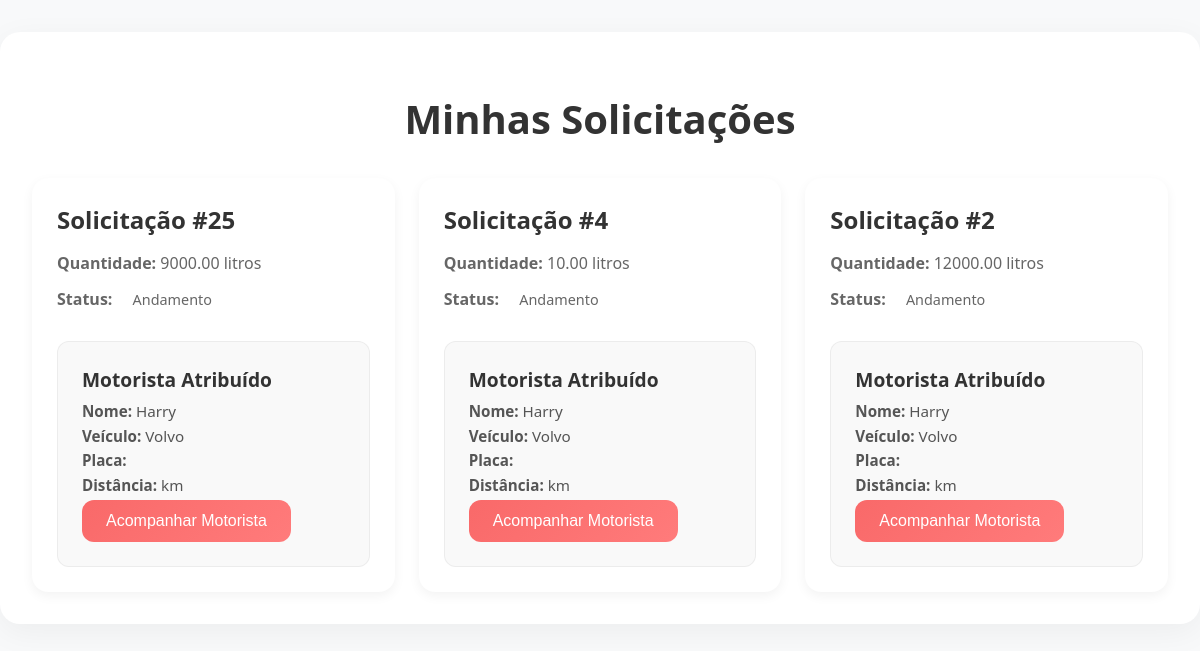
The page /motoristas/teste.php (signed in) on the database its author committed.
### tables this page shows
CREATE TABLE IF NOT EXISTS `pedidos` (
  `id` int NOT NULL AUTO_INCREMENT,
  `id_cliente` int NOT NULL,
  `id_motorista` int DEFAULT NULL,
  `quantidade` decimal(10,2) NOT NULL,
  `prioridade` enum('urgente','agendado') NOT NULL,
  `status` enum('pendente','andamento','concluido','cancelado') DEFAULT 'pendente',
  `data_pedido` datetime DEFAULT CURRENT_TIMESTAMP,
  `data_atualizacao` datetime DEFAULT CURRENT_TIMESTAMP ON UPDATE CURRENT_TIMESTAMP,
  `latitude` decimal(10,8) DEFAULT NULL,
  `longitude` decimal(11,8) DEFAULT NULL,
  PRIMARY KEY (`id`),
  KEY `cliente_id` (`id_cliente`),
  KEY `motorista_id` (`id_motorista`)
);

CREATE TABLE IF NOT EXISTS `motoristas` (
  `id_motorista` int NOT NULL AUTO_INCREMENT,
  `nome` varchar(100) NOT NULL,
  `sobrenome` varchar(255) NOT NULL,
  `telefone` varchar(20) NOT NULL,
  `email` varchar(250) NOT NULL,
  `endereco` varchar(255) NOT NULL,
  `bairro` varchar(255) NOT NULL,
  `tipo_cisterna` varchar(50) NOT NULL,
  `placa_veiculo` varchar(20) NOT NULL,
  `latitude` decimal(10,8) NOT NULL,
  `longitude` decimal(11,8) NOT NULL,
  `disponivel` tinyint(1) DEFAULT '1',
  `conta_bancaria` varchar(50) DEFAULT NULL,
  `data_cadastro` datetime NOT NULL DEFAULT CURRENT_TIMESTAMP,
  `cpf_nif` varchar(32) DEFAULT NULL,
  `foto_motorista` varchar(255) DEFAULT NULL,
  `foto_cisterna` varchar(255) DEFAULT NULL,
  `codigo_verificacao` varchar(10) DEFAULT NULL,
  `verificado` tinyint(1) NOT NULL DEFAULT '0',
  `senha` varchar(100) NOT NULL,
  PRIMARY KEY (`id_motorista`),
  UNIQUE KEY `email` (`email`)
);

### motoristas/teste.php (the view, shortened to what this page needs)
<?php
include '../config/bd.php';
$query = "SELECT p.id, p.data_pedido, p.quantidade, p.prioridade, p.status,m.id_motorista,
           m.nome AS motorista_nome, m.tipo_cisterna AS motorista_veiculo
    FROM pedidos p
    LEFT JOIN motoristas m ON p.id_motorista = m.id_motorista
    WHERE p.id_cliente = ? and status = 'andamento'
    ORDER BY p.data_pedido DESC";
$stmt = mysqli_prepare($connect, $query);
mysqli_stmt_bind_param($stmt, "i", $_SESSION['user_id']);
mysqli_stmt_execute($stmt);
$result = mysqli_stmt_get_result($stmt);
?>
<!DOCTYPE html>
<html lang="en">
<head>
</head>
<body>
    <div class="container">
        <h1>Minhas Solicitações</h1>
        <?php if(mysqli_num_rows($result) > 0): ?>
            <div class="solicitacoes-list">
                <?php while($solicitacao = mysqli_fetch_assoc($result)): ?>
                    <div class="solicitacao-card">
                        <div class="solicitacao-info">
                            <h3>Solicitação #<?= $solicitacao['id'] ?></h3>
                            <p><strong>Quantidade:</strong> <?= $solicitacao['quantidade'] ?> litros</p>
                            <p><strong>Status:</strong>
                                <span class="status-badge status-<?= $solicitacao['status'] ?>">
                                    <?= ucfirst($solicitacao['status']) ?>
                                </span>
                            </p>
                            <?php if($solicitacao['id_motorista']): ?>
                                <div class="motorista-info">
                                    <h4>Motorista Atribuído</h4>
                                    <p><strong>Nome:</strong> <?= htmlspecialchars($solicitacao['motorista_nome']) ?></p>
                                    <p><strong>Veículo:</strong> <?= htmlspecialchars($solicitacao['motorista_veiculo']) ?></p>
                                    <p><strong>Placa:</strong> <?= htmlspecialchars($solicitacao['placa_veiculo']) ?></p>
                                    <p><strong>Distância:</strong> <?= $solicitacao['distancia_km'] ?> km</p>
                                    <button class="btn btn-primary">Acompanhar Motorista</button>
                                </div>
                            <?php endif; ?>
                        </div>
                    </div>
                <?php endwhile; ?>
            </div>
        <?php endif; ?>
    </div>
</body>
</html>

### motoristas/teste.php (style rules this page uses)
body { font-family: 'Segoe UI', Tahoma, Geneva, Verdana, sans-serif; background-color: #f8f9fa; margin: 0; padding: 0; color: #333; }
.container { max-width: 1200px; margin: 2rem auto; padding: 2rem; background: #ffffff; border-radius: 20px; box-shadow: 0 8px 32px rgba(0, 0, 0, 0.05); }
h1 { color: #333; text-align: center; margin-bottom: 2rem; font-size: 2.5rem; font-weight: 600; }
.solicitacoes-list { display: grid; grid-template-columns: repeat(auto-fit, minmax(300px, 1fr)); gap: 1.5rem; }
.solicitacao-card { background: #ffffff; border-radius: 16px; padding: 1.5rem; box-shadow: 0 4px 12px rgba(0, 0, 0, 0.05); transition: all 0.3s ease; border: 1px solid rgba(255, 255, 255, 0.2); }
.solicitacao-info h3 { margin: 0 0 1rem 0; color: #333; font-size: 1.5rem; font-weight: 600; }
.solicitacao-info p { margin: 0.5rem 0; color: #666; font-size: 1rem; }
.status-badge { display: inline-block; padding: 0.5rem 1rem; border-radius: 20px; font-size: 0.9rem; font-weight: 500; text-transform: capitalize; }
.motorista-info { margin-top: 1.5rem; padding: 1.5rem; background: #f9f9f9; border-radius: 12px; border: 1px solid rgba(0, 0, 0, 0.05); transition: all 0.3s ease; }
.motorista-info h4 { margin: 0 0 0.5rem 0; color: #333; font-size: 1.2rem; font-weight: 600; }
.motorista-info p { margin: 0.3rem 0; color: #555; font-size: 0.95rem; }
.btn { display: inline-block; padding: 0.75rem 1.5rem; border-radius: 12px; font-size: 1rem; font-weight: 500; text-align: center; cursor: pointer; transition: all 0.3s ease; }
.btn-primary { background: linear-gradient(135deg, #f96969, #ff7b7b); color: white; border: none; }

### rows shown on the page
pedidos: id "25", quantidade "9000.00", status "Andamento", id_motorista.nome "Harry", id_motorista.tipo_cisterna "Volvo"
pedidos: id "4", quantidade "10.00", status "Andamento", id_motorista.nome "Harry", id_motorista.tipo_cisterna "Volvo"
pedidos: id "2", quantidade "12000.00", status "Andamento", id_motorista.nome "Harry", id_motorista.tipo_cisterna "Volvo"
